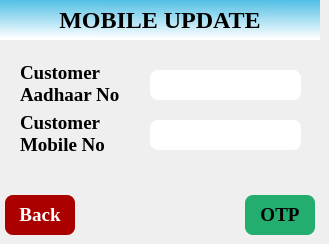
   <widget class="QWidget" name="page_35">
    <widget class="QLabel" name="label_121">
     <property name="geometry">
      <rect>
       <x>0</x>
       <y>0</y>
       <width>50</width>
       <height>40</height>
      </rect>
     </property>
     <property name="styleSheet">
      <string notr="true">border-image: url(:/rsc/images/NagalandGovtLogo.png);</string>
     </property>
     <property name="text">
      <string/>
     </property>
     <property name="scaledContents">
      <bool>true</bool>
     </property>
    </widget>
    <widget class="QPushButton" name="BtnOTP">
     <property name="geometry">
      <rect>
       <x>245</x>
       <y>195</y>
       <width>70</width>
       <height>40</height>
      </rect>
     </property>
     <property name="font">
      <font>
       <family>Liberation Serif</family>
       <pointsize>14</pointsize>
       <weight>75</weight>
       <bold>true</bold>
      </font>
     </property>
     <property name="styleSheet">
      <string notr="true">/*color: rgb(0, 85, 127);
background-color: rgb(255, 255, 255);*/
border-radius: 8px;
background-color: rgb(35, 173, 111);
color: rgb(0, 0, 0);</string>
     </property>
     <property name="text">
      <string>OTP</string>
     </property>
    </widget>
    <widget class="QLineEdit" name="lineEditAadharNo">
     <property name="geometry">
      <rect>
       <x>150</x>
       <y>70</y>
       <width>151</width>
       <height>30</height>
      </rect>
     </property>
     <property name="font">
      <font>
       <family>Liberation Serif</family>
       <pointsize>14</pointsize>
       <weight>75</weight>
       <bold>true</bold>
      </font>
     </property>
     <property name="styleSheet">
      <string notr="true">border-radius: 8px;
background-color: rgb(255, 255, 255);</string>
     </property>
     <property name="maxLength">
      <number>12</number>
     </property>
    </widget>
    <widget class="QLabel" name="label_119">
     <property name="geometry">
      <rect>
       <x>0</x>
       <y>0</y>
       <width>320</width>
       <height>40</height>
      </rect>
     </property>
     <property name="font">
      <font>
       <family>Liberation Serif</family>
       <pointsize>18</pointsize>
       <weight>75</weight>
       <bold>true</bold>
      </font>
     </property>
     <property name="styleSheet">
      <string notr="true">background-color: qlineargradient(spread:pad, x1:0.97005, y1:0, x2:0.960199, y2:0.972, stop:0 rgba(80, 191, 229, 255), stop:1 rgba(255, 255, 255, 255));</string>
     </property>
     <property name="text">
      <string>MOBILE UPDATE</string>
     </property>
     <property name="alignment">
      <set>Qt::AlignCenter</set>
     </property>
    </widget>
    <widget class="QLabel" name="label_123">
     <property name="geometry">
      <rect>
       <x>20</x>
       <y>114</y>
       <width>130</width>
       <height>40</height>
      </rect>
     </property>
     <property name="font">
      <font>
       <family>Liberation Serif</family>
       <pointsize>14</pointsize>
       <weight>75</weight>
       <bold>true</bold>
      </font>
     </property>
     <property name="styleSheet">
      <string notr="true"/>
     </property>
     <property name="text">
      <string>Customer
Mobile No</string>
     </property>
    </widget>
    <widget class="QPushButton" name="BtnBack_18">
     <property name="geometry">
      <rect>
       <x>5</x>
       <y>195</y>
       <width>70</width>
       <height>40</height>
      </rect>
     </property>
     <property name="font">
      <font>
       <family>Liberation Serif</family>
       <pointsize>14</pointsize>
       <weight>75</weight>
       <bold>true</bold>
      </font>
     </property>
     <property name="styleSheet">
      <string notr="true">/*color: rgb(0, 85, 127);
background-color: rgb(255, 255, 255);*/
border-radius: 8px;
background-color: rgb(170, 0, 0);
color: rgb(255, 255, 255);</string>
     </property>
     <property name="text">
      <string>Back</string>
     </property>
    </widget>
    <widget class="QLabel" name="label_122">
     <property name="geometry">
      <rect>
       <x>20</x>
       <y>64</y>
       <width>130</width>
       <height>40</height>
      </rect>
     </property>
     <property name="font">
      <font>
       <family>Liberation Serif</family>
       <pointsize>14</pointsize>
       <weight>75</weight>
       <bold>true</bold>
      </font>
     </property>
     <property name="styleSheet">
      <string notr="true"/>
     </property>
     <property name="text">
      <string>Customer
Aadhaar No</string>
     </property>
    </widget>
    <widget class="QLineEdit" name="lineEditCust_Mobile">
     <property name="geometry">
      <rect>
       <x>150</x>
       <y>120</y>
       <width>151</width>
       <height>30</height>
      </rect>
     </property>
     <property name="font">
      <font>
       <family>Liberation Serif</family>
       <pointsize>14</pointsize>
       <weight>75</weight>
       <bold>true</bold>
      </font>
     </property>
     <property name="styleSheet">
      <string notr="true">border-radius: 8px;
background-color: rgb(255, 255, 255);</string>
     </property>
     <property name="maxLength">
      <number>10</number>
     </property>
    </widget>
    <zorder>label_119</zorder>
    <zorder>label_121</zorder>
    <zorder>BtnOTP</zorder>
    <zorder>lineEditAadharNo</zorder>
    <zorder>label_123</zorder>
    <zorder>BtnBack_18</zorder>
    <zorder>label_122</zorder>
    <zorder>lineEditCust_Mobile</zorder>
   </widget>
